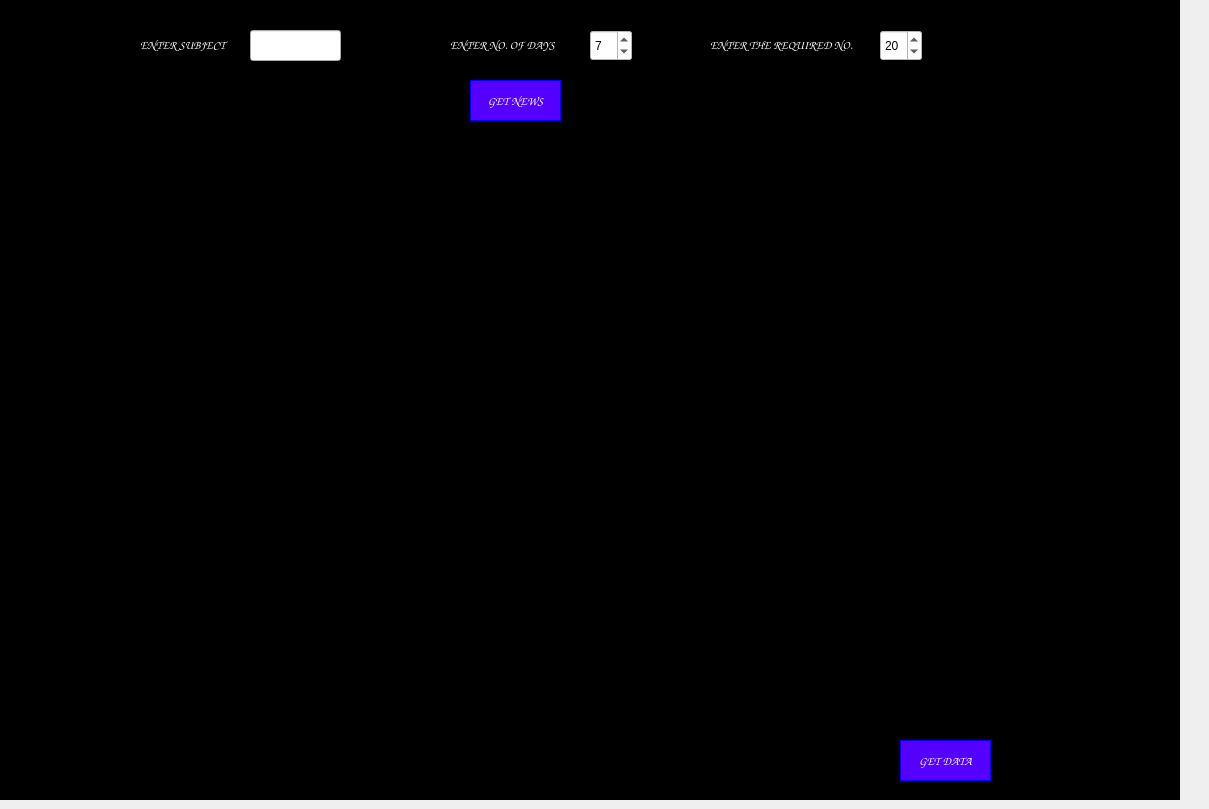
    <widget class="QWidget" name="tab">
     <attribute name="title">
      <string>NEWS</string>
     </attribute>
     <widget class="QWidget" name="widget_4" native="true">
      <property name="geometry">
       <rect>
        <x>-20</x>
        <y>0</y>
        <width>1200</width>
        <height>800</height>
       </rect>
      </property>
      <property name="styleSheet">
       <string notr="true">background-color:rgb(75, 0, 130);
background-color: rgb(0, 0, 0);</string>
      </property>
      <widget class="QTableView" name="tableViewnews">
       <property name="geometry">
        <rect>
         <x>59</x>
         <y>150</y>
         <width>1111</width>
         <height>371</height>
        </rect>
       </property>
       <property name="styleSheet">
        <string notr="true">background-color:rgb(75, 0, 130);
alternate-background-color: rgb(255, 255, 255);
background-color: rgb(0, 0, 0);
color:red;
QHeaderView:: background-color:red;</string>
       </property>
       <property name="alternatingRowColors">
        <bool>true</bool>
       </property>
       <attribute name="horizontalHeaderDefaultSectionSize">
        <number>150</number>
       </attribute>
       <attribute name="horizontalHeaderStretchLastSection">
        <bool>true</bool>
       </attribute>
       <attribute name="verticalHeaderDefaultSectionSize">
        <number>50</number>
       </attribute>
      </widget>
      <widget class="QPushButton" name="pushButtonnews">
       <property name="geometry">
        <rect>
         <x>490</x>
         <y>80</y>
         <width>91</width>
         <height>41</height>
        </rect>
       </property>
       <property name="font">
        <font>
         <family>Comic Sans MS</family>
         <weight>75</weight>
         <italic>true</italic>
         <bold>true</bold>
        </font>
       </property>
       <property name="styleSheet">
        <string notr="true">background-color: rgb(85, 0, 255);
color:white;
padding:10px;
content:10px;
border: 1px solid blue;
</string>
       </property>
       <property name="text">
        <string>GET NEWS</string>
       </property>
      </widget>
      <widget class="QLabel" name="label10_3">
       <property name="geometry">
        <rect>
         <x>730</x>
         <y>30</y>
         <width>161</width>
         <height>31</height>
        </rect>
       </property>
       <property name="font">
        <font>
         <family>Comic Sans MS</family>
         <weight>75</weight>
         <italic>true</italic>
         <bold>true</bold>
        </font>
       </property>
       <property name="text">
        <string>&lt;html&gt;&lt;head/&gt;&lt;body&gt;&lt;p&gt;&lt;span style=&quot; color:#ffffff;&quot;&gt;ENTER THE REQUIRED NO.&lt;/span&gt;&lt;/p&gt;&lt;/body&gt;&lt;/html&gt;</string>
       </property>
      </widget>
      <widget class="QSpinBox" name="spinBoxnews">
       <property name="geometry">
        <rect>
         <x>900</x>
         <y>30</y>
         <width>42</width>
         <height>31</height>
        </rect>
       </property>
       <property name="styleSheet">
        <string notr="true">background-color: rgb(255, 255, 255);</string>
       </property>
       <property name="value">
        <number>20</number>
       </property>
      </widget>
      <widget class="QSpinBox" name="spinBoxnews1">
       <property name="geometry">
        <rect>
         <x>610</x>
         <y>30</y>
         <width>42</width>
         <height>31</height>
        </rect>
       </property>
       <property name="styleSheet">
        <string notr="true">background-color: rgb(255, 255, 255);</string>
       </property>
       <property name="value">
        <number>7</number>
       </property>
      </widget>
      <widget class="QLabel" name="label7_2">
       <property name="geometry">
        <rect>
         <x>470</x>
         <y>30</y>
         <width>131</width>
         <height>31</height>
        </rect>
       </property>
       <property name="font">
        <font>
         <family>Comic Sans MS</family>
         <weight>75</weight>
         <italic>true</italic>
         <bold>true</bold>
        </font>
       </property>
       <property name="text">
        <string>&lt;html&gt;&lt;head/&gt;&lt;body&gt;&lt;p&gt;&lt;span style=&quot; color:#ffffff;&quot;&gt;ENTER NO. OF DAYS&lt;/span&gt;&lt;/p&gt;&lt;/body&gt;&lt;/html&gt;</string>
       </property>
      </widget>
     </widget>
     <widget class="QLabel" name="label8_2">
      <property name="geometry">
       <rect>
        <x>140</x>
        <y>30</y>
        <width>191</width>
        <height>31</height>
       </rect>
      </property>
      <property name="font">
       <font>
        <family>Comic Sans MS</family>
        <weight>75</weight>
        <italic>true</italic>
        <bold>true</bold>
       </font>
      </property>
      <property name="text">
       <string>&lt;html&gt;&lt;head/&gt;&lt;body&gt;&lt;p&gt;&lt;span style=&quot; color:#ffffff;&quot;&gt;ENTER SUBJECT&lt;/span&gt;&lt;/p&gt;&lt;/body&gt;&lt;/html&gt;</string>
      </property>
     </widget>
     <widget class="QLineEdit" name="lineEditnews">
      <property name="geometry">
       <rect>
        <x>250</x>
        <y>30</y>
        <width>91</width>
        <height>31</height>
       </rect>
      </property>
     </widget>
     <widget class="QPushButton" name="pushButton4_4">
      <property name="geometry">
       <rect>
        <x>900</x>
        <y>740</y>
        <width>91</width>
        <height>41</height>
       </rect>
      </property>
      <property name="font">
       <font>
        <family>Comic Sans MS</family>
        <weight>75</weight>
        <italic>true</italic>
        <bold>true</bold>
       </font>
      </property>
      <property name="styleSheet">
       <string notr="true">background-color: rgb(85, 0, 255);
color:white;
padding:10px;
content:10px;
border: 1px solid blue;
</string>
      </property>
      <property name="text">
       <string>GET DATA</string>
      </property>
     </widget>
    </widget>
